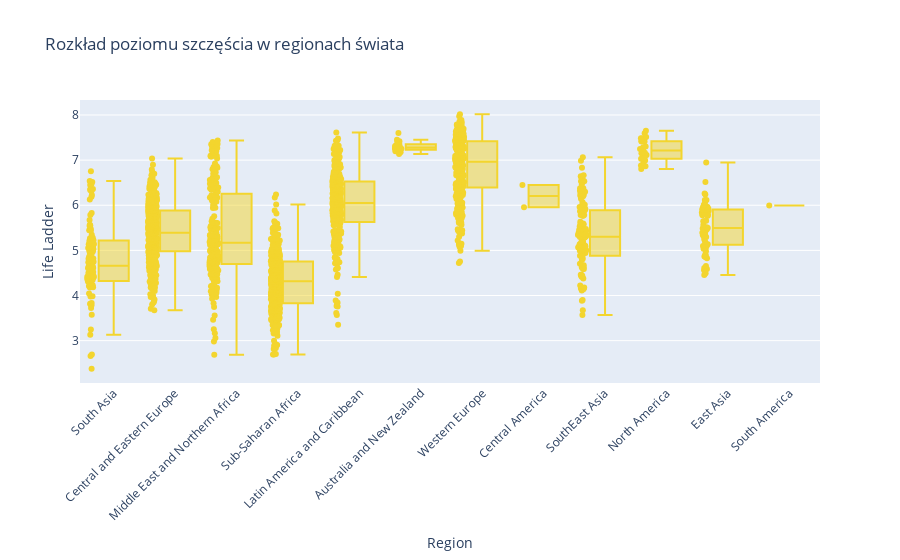

The cell this chart's notebook holds for it:
### Markdown cell above
---

### Code cell
#boxplot poziomu szczescia w regionach swiata 

fig_box = px.box(
    df,
    x="region",
    y="life_ladder",
    points="all",
    color_discrete_sequence=["#f3d52e"],
    title="Rozkład poziomu szczęścia w regionach świata",
    labels={"region": "Region", "life_ladder": "Life Ladder"}
)
fig_box.update_layout(xaxis_tickangle=-45)

fig_box.show()

### Figure 1 — Plotly figure (JSON) as saved in the notebook; plotly's stock layout.template omitted (floating-point values rounded to 4 significant figures; data arrays with more than 128 entries replaced by an {"elided": "..."} marker saying what was removed)
{"data": [{"alignmentgroup": "True", "boxpoints": "all", "hovertemplate": "Region=%{x}<br>Life Ladder=%{y}<extra></extra>", "legendgroup": "", "marker": {"color": "#f3d52e"}, "name": "", "notched": false, "offsetgroup": "", "orientation": "v", "showlegend": false, "type": "box", "x": {"elided": "1949 str values"}, "x0": " ", "xaxis": "x", "y": {"elided": "1949 float values"}, "y0": " ", "yaxis": "y"}], "layout": {"boxmode": "group", "legend": {"tracegroupgap": 0}, "title": {"text": "Rozkład poziomu szczęścia w regionach świata"}, "xaxis": {"anchor": "y", "domain": [0, 1], "tickangle": -45, "title": {"text": "Region"}}, "yaxis": {"anchor": "x", "domain": [0, 1], "title": {"text": "Life Ladder"}}}}
